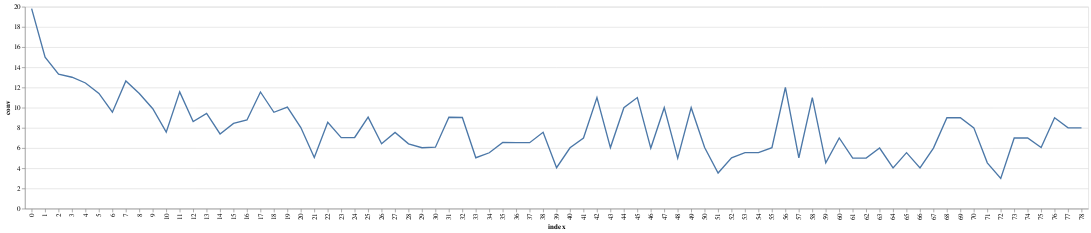

Here is the notebook cell this chart was saved with:
### Code cell
import pandas as pd
with open('model_callbacks.log') as f:
    lines = [line.split() for line in f.read().splitlines()]
metrics = [[],[],[],[]]

for i in range(len(lines)):
    metrics[i % 4].append(float(lines[i][-1]))
metrics = pd.DataFrame(metrics).T
metrics.columns = ['conv','perp','coh_cv','coh_umass']
metrics.reset_index(inplace=True)
import altair as alt

### Figure 1 — Vega-Lite specification as saved in the notebook (floating-point values rounded to 4 significant figures)
{"config": {"view": {"continuousWidth": 400, "continuousHeight": 300}}, "data": {"name": "data-ff9e5396b016c0595abd3cf75fcd1f88"}, "mark": "line", "encoding": {"x": {"type": "ordinal", "field": "index"}, "y": {"type": "quantitative", "field": "conv"}}, "$schema": "https://vega.github.io/schema/vega-lite/v4.8.1.json", "datasets": {"data-ff9e5396b016c0595abd3cf75fcd1f88": [{"index": 0, "conv": 19.82, "perp": 4851.0, "coh_cv": 0.3458, "coh_umass": -9.726}, {"index": 1, "conv": 14.99, "perp": 4650.0, "coh_cv": 0.3559, "coh_umass": -8.975}, {"index": 2, "conv": 13.32, "perp": 4581.0, "coh_cv": 0.3743, "coh_umass": -8.49}, {"index": 3, "conv": 13.01, "perp": 4539.0, "coh_cv": 0.3754, "coh_umass": -8.099}, {"index": 4, "conv": 12.45, "perp": 4512.0, "coh_cv": 0.3731, "coh_umass": -7.637}, {"index": 5, "conv": 11.41, "perp": 4494.0, "coh_cv": 0.3738, "coh_umass": -7.475}, {"index": 6, "conv": 9.554, "perp": 4480.0, "coh_cv": 0.3753, "coh_umass": -7.416}, {"index": 7, "conv": 12.65, "perp": 4470.0, "coh_cv": 0.3715, "coh_umass": -6.939}, {"index": 8, "conv": 11.4, "perp": 4462.0, "coh_cv": 0.3698, "coh_umass": -7.017}, {"index": 9, "conv": 9.895, "perp": 4454.0, "coh_cv": 0.3732, "coh_umass": -6.986}, {"index": 10, "conv": 7.577, "perp": 4448.0, "coh_cv": 0.3748, "coh_umass": -6.946}, {"index": 11, "conv": 11.56, "perp": 4443.0, "coh_cv": 0.3748, "coh_umass": -6.954}, {"index": 12, "conv": 8.633, "perp": 4438.0, "coh_cv": 0.3747, "coh_umass": -6.894}, {"index": 13, "conv": 9.425, "perp": 4434.0, "coh_cv": 0.3729, "coh_umass": -6.934}, {"index": 14, "conv": 7.399, "perp": 4430.0, "coh_cv": 0.3732, "coh_umass": -6.946}, {"index": 15, "conv": 8.445, "perp": 4427.0, "coh_cv": 0.375, "coh_umass": -6.948}, {"index": 16, "conv": 8.778, "perp": 4424.0, "coh_cv": 0.3753, "coh_umass": -6.928}, {"index": 17, "conv": 11.55, "perp": 4422.0, "coh_cv": 0.38, "coh_umass": -6.818}, {"index": 18, "conv": 9.545, "perp": 4420.0, "coh_cv": 0.3803, "coh_umass": -6.841}, {"index": 19, "conv": 10.06, "perp": 4417.0, "coh_cv": 0.3765, "coh_umass": -6.893}, {"index": 20, "conv": 8.03, "perp": 4415.0, "coh_cv": 0.3782, "coh_umass": -6.869}, {"index": 21, "conv": 5.066, "perp": 4413.0, "coh_cv": 0.3792, "coh_umass": -6.895}, {"index": 22, "conv": 8.554, "perp": 4412.0, "coh_cv": 0.3792, "coh_umass": -6.895}, {"index": 23, "conv": 7.03, "perp": 4410.0, "coh_cv": 0.3794, "coh_umass": -6.821}, {"index": 24, "conv": 7.05, "perp": 4409.0, "coh_cv": 0.381, "coh_umass": -6.771}, {"index": 25, "conv": 9.059, "perp": 4408.0, "coh_cv": 0.381, "coh_umass": -6.773}, {"index": 26, "conv": 6.426, "perp": 4406.0, "coh_cv": 0.3839, "coh_umass": -6.714}, {"index": 27, "conv": 7.554, "perp": 4405.0, "coh_cv": 0.3832, "coh_umass": -6.726}, {"index": 28, "conv": 6.419, "perp": 4404.0, "coh_cv": 0.3888, "coh_umass": -6.787}, {"index": 29, "conv": 6.03, "perp": 4403.0, "coh_cv": 0.3876, "coh_umass": -6.665}, {"index": 30, "conv": 6.086, "perp": 4402.0, "coh_cv": 0.3883, "coh_umass": -6.64}, {"index": 31, "conv": 9.05, "perp": 4401.0, "coh_cv": 0.3935, "coh_umass": -6.64}, {"index": 32, "conv": 9.03, "perp": 4400.0, "coh_cv": 0.3925, "coh_umass": -6.55}, {"index": 33, "conv": 5.04, "perp": 4399.0, "coh_cv": 0.3924, "coh_umass": -6.487}, {"index": 34, "conv": 5.535, "perp": 4398.0, "coh_cv": 0.3924, "coh_umass": -6.487}, {"index": 35, "conv": 6.554, "perp": 4397.0, "coh_cv": 0.3933, "coh_umass": -6.455}, {"index": 36, "conv": 6.545, "perp": 4396.0, "coh_cv": 0.3933, "coh_umass": -6.455}, {"index": 37, "conv": 6.535, "perp": 4395.0, "coh_cv": 0.3931, "coh_umass": -6.577}, {"index": 38, "conv": 7.564, "perp": 4394.0, "coh_cv": 0.3931, "coh_umass": -6.576}, {"index": 39, "conv": 4.053, "perp": 4394.0, "coh_cv": 0.3919, "coh_umass": -6.588}, {"index": 40, "conv": 6.03, "perp": 4393.0, "coh_cv": 0.3919, "coh_umass": -6.588}, {"index": 41, "conv": 7.0, "perp": 4392.0, "coh_cv": 0.3923, "coh_umass": -6.633}, {"index": 42, "conv": 11.0, "perp": 4392.0, "coh_cv": 0.3923, "coh_umass": -6.633}, {"index": 43, "conv": 6.05, "perp": 4391.0, "coh_cv": 0.3924, "coh_umass": -6.631}, {"index": 44, "conv": 10.0, "perp": 4391.0, "coh_cv": 0.3924, "coh_umass": -6.631}, {"index": 45, "conv": 11.0, "perp": 4390.0, "coh_cv": 0.3877, "coh_umass": -6.713}, {"index": 46, "conv": 6.0, "perp": 4390.0, "coh_cv": 0.3924, "coh_umass": -6.631}, {"index": 47, "conv": 10.0, "perp": 4390.0, "coh_cv": 0.3924, "coh_umass": -6.631}, {"index": 48, "conv": 5.0, "perp": 4389.0, "coh_cv": 0.3935, "coh_umass": -6.669}, {"index": 49, "conv": 10.0, "perp": 4389.0, "coh_cv": 0.3938, "coh_umass": -6.594}, {"index": 50, "conv": 6.05, "perp": 4388.0, "coh_cv": 0.395, "coh_umass": -6.627}, {"index": 51, "conv": 3.525, "perp": 4388.0, "coh_cv": 0.3956, "coh_umass": -6.54}, {"index": 52, "conv": 5.04, "perp": 4387.0, "coh_cv": 0.3956, "coh_umass": -6.541}, {"index": 53, "conv": 5.545, "perp": 4387.0, "coh_cv": 0.3956, "coh_umass": -6.542}, {"index": 54, "conv": 5.545, "perp": 4386.0, "coh_cv": 0.395, "coh_umass": -6.627}, {"index": 55, "conv": 6.04, "perp": 4386.0, "coh_cv": 0.395, "coh_umass": -6.627}, {"index": 56, "conv": 12.0, "perp": 4386.0, "coh_cv": 0.3956, "coh_umass": -6.545}, {"index": 57, "conv": 5.04, "perp": 4385.0, "coh_cv": 0.3971, "coh_umass": -6.67}, {"index": 58, "conv": 11.0, "perp": 4385.0, "coh_cv": 0.3971, "coh_umass": -6.671}, {"index": 59, "conv": 4.535, "perp": 4385.0, "coh_cv": 0.3956, "coh_umass": -6.546}, {"index": 60, "conv": 7.0, "perp": 4384.0, "coh_cv": 0.3956, "coh_umass": -6.545}, {"index": 61, "conv": 5.0, "perp": 4384.0, "coh_cv": 0.3971, "coh_umass": -6.67}, {"index": 62, "conv": 5.0, "perp": 4384.0, "coh_cv": 0.3998, "coh_umass": -6.652}, {"index": 63, "conv": 6.0, "perp": 4384.0, "coh_cv": 0.3998, "coh_umass": -6.653}, {"index": 64, "conv": 4.03, "perp": 4383.0, "coh_cv": 0.3998, "coh_umass": -6.653}, {"index": 65, "conv": 5.545, "perp": 4383.0, "coh_cv": 0.3974, "coh_umass": -6.578}, {"index": 66, "conv": 4.03, "perp": 4383.0, "coh_cv": 0.3974, "coh_umass": -6.581}, {"index": 67, "conv": 6.0, "perp": 4383.0, "coh_cv": 0.3971, "coh_umass": -6.476}, {"index": 68, "conv": 9.0, "perp": 4382.0, "coh_cv": 0.3971, "coh_umass": -6.477}, {"index": 69, "conv": 9.0, "perp": 4382.0, "coh_cv": 0.3971, "coh_umass": -6.475}, {"index": 70, "conv": 8.0, "perp": 4382.0, "coh_cv": 0.3971, "coh_umass": -6.476}, {"index": 71, "conv": 4.535, "perp": 4382.0, "coh_cv": 0.4006, "coh_umass": -6.466}, {"index": 72, "conv": 3.0, "perp": 4382.0, "coh_cv": 0.4006, "coh_umass": -6.467}, {"index": 73, "conv": 7.0, "perp": 4381.0, "coh_cv": 0.4006, "coh_umass": -6.468}, {"index": 74, "conv": 7.0, "perp": 4381.0, "coh_cv": 0.4006, "coh_umass": -6.468}, {"index": 75, "conv": 6.05, "perp": 4381.0, "coh_cv": 0.4006, "coh_umass": -6.466}, {"index": 76, "conv": 9.0, "perp": 4381.0, "coh_cv": 0.4006, "coh_umass": -6.466}, {"index": 77, "conv": 8.0, "perp": 4381.0, "coh_cv": 0.3971, "coh_umass": -6.477}, {"index": 78, "conv": 8.0, "perp": 4380.0, "coh_cv": 0.3971, "coh_umass": -6.476}]}}
